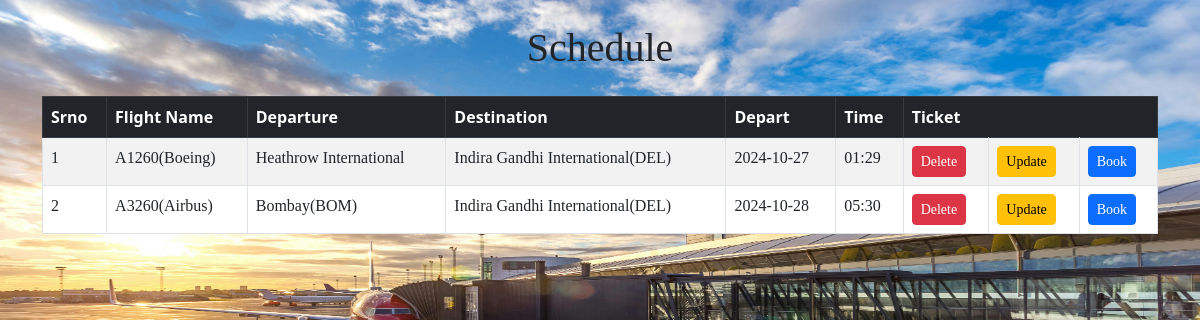
Page /view_data on the committed database.
### airline_management/models.py (models this page shows)
class table(models.Model):
    Flight_name=models.CharField(max_length=40)
    Departure=models.CharField(max_length=40)
    Destination=models.CharField(max_length=40)
    Depart=models.CharField(max_length=40)
    Time=models.CharField(max_length=40)
    class Meta:
        db_table = 'flight_table'

### airline_management/views.py (the view)
# urls.py: path('view_data',views.view_data),
def view_data(request):
    data = table.objects.all()
    return render(request,"flight.html",{"data":data})

### template/flight.html (shortened to what this page needs)
<!DOCTYPE html>
<html lang="en">
<head>
    {% load static %}
    <link rel="stylesheet" href="{% static 'flight.css' %}">
    <link href="https://cdn.jsdelivr.net/npm/bootstrap@5.3.0-alpha1/dist/css/bootstrap.min.css" rel="stylesheet">
</head>
<body>
    <div class="container my-4">
        <h1 class="text-center mb-4" style="font-family:Georgia, serif;">Schedule</h1>
        <div class="table-responsive">
            <table class="table table-bordered table-striped">
                <thead class="table-dark">
                    <tr>
                        <th>Srno</th>
                        <th>Flight Name</th>
                        <th>Departure</th>
                        <th>Destination</th>
                        <th>Depart</th>
                        <th>Time</th>
                        <th colspan="3">Ticket</th>
                    </tr>
                </thead>
                <tbody>
                    {% for i in data %}
                    <tr>
                        <td>{{ forloop.counter }}</td>
                        <td>{{ i.Flight_name }}</td>
                        <td>{{ i.Departure }}</td>
                        <td>{{ i.Destination }}</td>
                        <td>{{ i.Depart }}</td>
                        <td>{{ i.Time }}</td>
                        <td><a href="delete/{{ i.id }}" class="btn btn-danger btn-sm">Delete</a></td>
                        <td><a href="update/{{ i.id }}" class="btn btn-warning btn-sm">Update</a></td>
                        <td><a href="/reservation/{{i.id}}" class="btn btn-primary btn-sm">Book</a></td>
                    </tr>
                    {% endfor %}
                </tbody>
            </table>
        </div>
    </div>
</body>
</html>

### static/flight.css (style rules this page uses)
* { margin: 0px; padding: 0px; box-sizing: border-box; }
body { background-image: url(img/singapore.jpg); background-repeat: no-repeat; background-position: center; background-size: 100% 100%; height: 561px; }
th { font-weight: 600; }
td { font-weight: 500; font-family:Georgia, serif; }

### rows in the picture
table: Flight_name "A1260(Boeing)", Departure "Heathrow International", Destination "Indira Gandhi International(DEL)", Depart "2024-10-27", Time "01:29"
table: Flight_name "A3260(Airbus)", Departure "Bombay(BOM)", Destination "Indira Gandhi International(DEL)", Depart "2024-10-28", Time "05:30"
